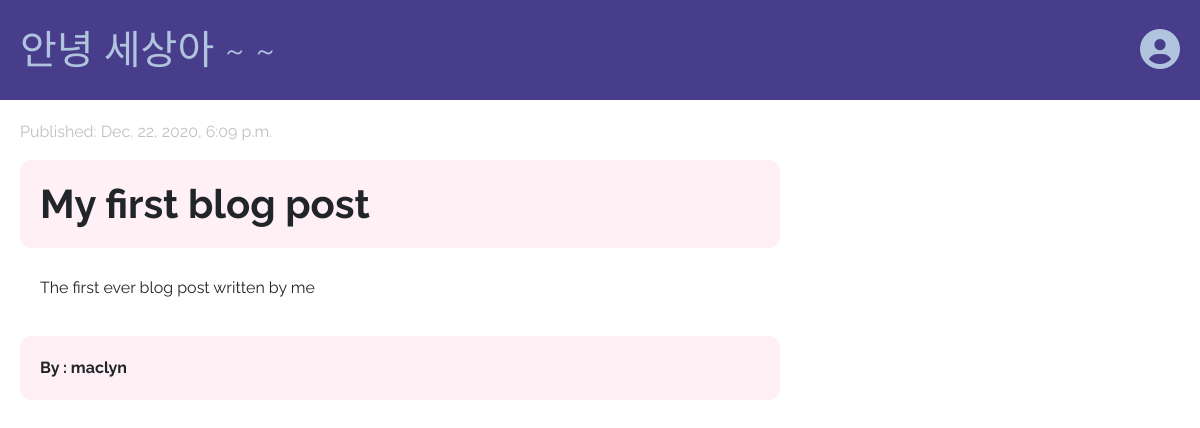
The app's page /post/2/ with its own data.
### blog/models.py (models this page shows, shortened)
class Post(models.Model):
    author = models.ForeignKey('auth.User', on_delete=models.CASCADE)
    title = models.CharField(max_length=250)
    text = models.TextField()
    created_date = models.DateTimeField(default=timezone.now)
    published_date = models.DateTimeField(blank=True, null=True)

### blog/views.py (the view)
# urls.py: path('post/<int:primary_key>/', views.post_details, name='post_details'),
def post_details(request, primary_key):
    post = get_object_or_404(Post, pk=primary_key)
    post_for_front_end = {
        'post_details': post
    }
    return render(request, 'blog/post_details.html', post_for_front_end)

### blog/templates/blog/post_details.html (shortened to what this page needs)
{% extends 'blog/base_page.html' %}
{% block content %}
    <div class="">
        <div class="details-header-row">
            {% if post_details.published_date %}
                <p class="date">Published: {{ post_details.published_date }}</p>
            {% endif %}
        </div>
        <h1 class="details-title">{{ post_details.title }}</h1>
        <p class="details-text">{{ post_details.text | linebreaksbr }}</p>
        <p class="details-author">By : {{ post_details.author }}</p>
    </div>
{% endblock %}

### blog/static/css/style.css (style rules this page uses)
body { font-family: 'Raleway', sans-serif; }
.date { color: silver; }
.details-title, .details-author { background-color: lavenderblush; border-radius: 10px; font-weight: bold; }
.details-title, .details-text, .details-author { padding: 20px; }
.details-header-row { display: flex; justify-content: space-between; }

### records on screen
Post: published_date "Dec. 22, 2020, 6:09 p.m.", title "My first blog post", text "The first ever blog post written by me", author "maclyn"
